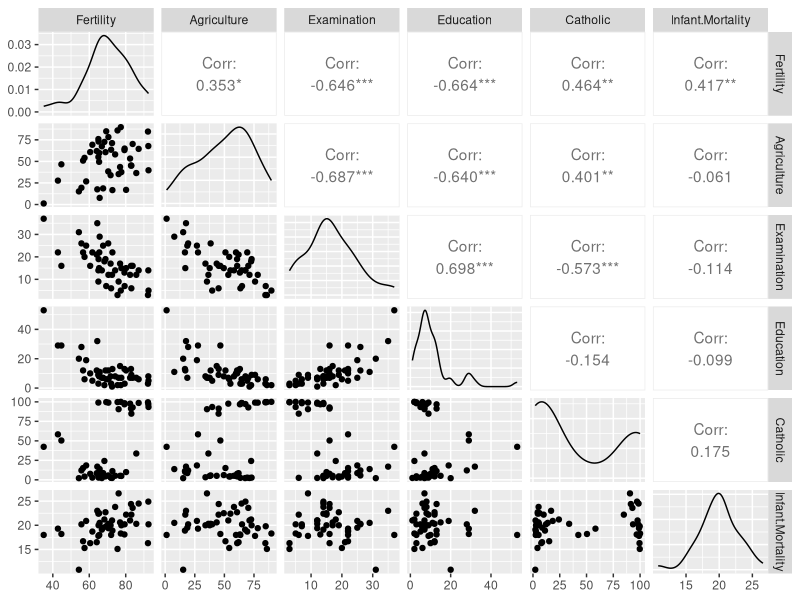

The R script that drew this image:
#Датасет по швейцарским кантонам, 1888 год
library("ggplot2")
library("GGally")
library("dplyr")
library("psych")

dsswiss <- swiss
glimpse(dsswiss) #бросить ввзгляд на данные
describe(dsswiss) #описательные статистики
ggpairs(dsswiss) #куча скаттер-плотов

olsswiss <- lm(data = dsswiss,
               Fertility~Agriculture+Education+Catholic) #оцениваем модель методом МНК
coef(olsswiss) #смотрим бета-коэффициенты
fitted(olsswiss) #считает оценки таргетов по известным аргументам
residuals(olsswiss) #считает отклонения таргетов, т.е. разницу между фактическим таргетом и оценкой
deviance(olsswiss) #считает RSS

report <- summary(olsswiss) #выводит таблицу ANOVA
report$r.squared #выведет из репорта коэффициент детерминации

cor(dsswiss$Fertility, fitted(olsswiss)) #рассчитает выборочную корреляцию

justset <- data.frame(Agriculture = 0.5, Catholic = 0.5, Education = 20) #создаем новый датафрейм с теми же переменными, но новыми данными
predict(olsswiss, justset)
